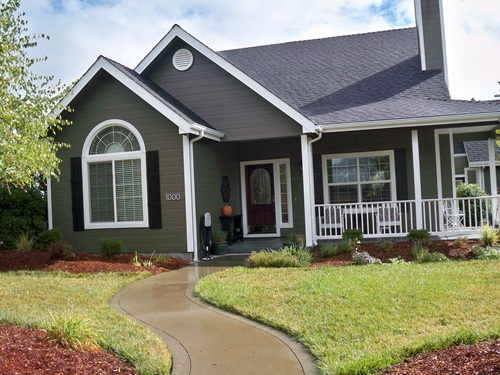
#> input picture house.jpg, 500 x 375 px
$ python imagetransformation.py
#> lines starting #> are read from the running program, lines starting #| are printed output that depends on the picture

#Experiment 2: Image Transformations
#Develop a Python program using OpenCV to implement geometric transformations including
#scaling, translation, and rotation. Display the original and transformed images.


import cv2
import numpy as np

# Read the image
image = cv2.imread("house.jpg")
#> image is the input picture: shape (375, 500, 3); mean B, G, R 113, 130.8, 132.1

# Check if image is loaded
if image is None:
    print("Error: Image not found")
    exit()

# Get image dimensions
height, width = image.shape[:2]
#> height = 375; width = 500

# ------------------- Scaling -------------------
scaled_image = cv2.resize(image, None, fx=0.5, fy=0.5)
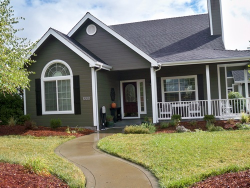
#> scaled_image: shape (188, 250, 3); mean B, G, R 113, 130.9, 132.2

# ------------------- Translation -------------------
# Translation matrix
tx, ty = 100, 50
translation_matrix = np.float32([[1, 0, tx],
                                 [0, 1, ty]])
translated_image = cv2.warpAffine(image, translation_matrix, (width, height))
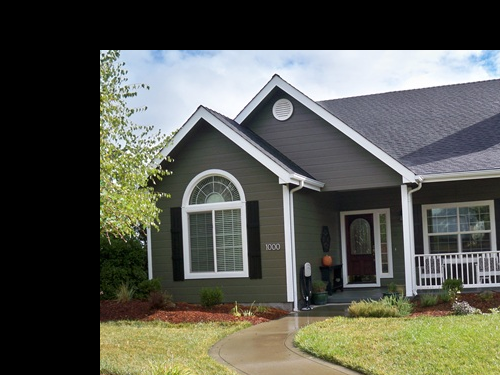
#> translated_image: shape (375, 500, 3); mean B, G, R 78.7, 87.9, 86.5

# ------------------- Rotation -------------------
# Rotation matrix
center = (width // 2, height // 2)
#> center = (250, 187)
rotation_matrix = cv2.getRotationMatrix2D(center, 45, 1.0)
rotated_image = cv2.warpAffine(image, rotation_matrix, (width, height))
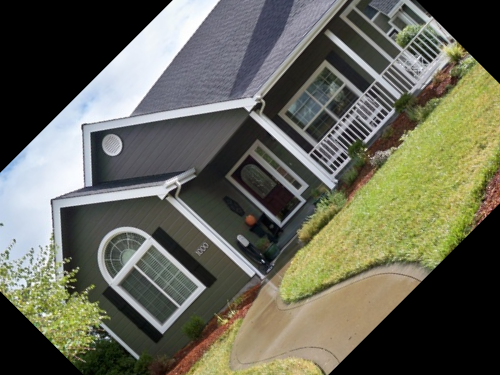
#> rotated_image: shape (375, 500, 3); mean B, G, R 87.3, 101.8, 101.4

# ------------------- Display Images -------------------
cv2.imshow("Original Image", image)
cv2.imshow("Scaled Image", scaled_image)
cv2.imshow("Translated Image", translated_image)
cv2.imshow("Rotated Image", rotated_image)

cv2.waitKey(0)
cv2.destroyAllWindows()
